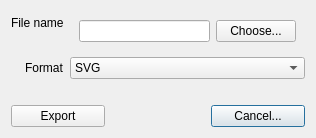
<?xml version="1.0" encoding="UTF-8"?>
<ui version="4.0">
 <class>ExportDialog</class>
 <widget class="QDialog" name="ExportDialog">
  <property name="geometry">
   <rect>
    <x>0</x>
    <y>0</y>
    <width>316</width>
    <height>138</height>
   </rect>
  </property>
  <property name="windowTitle">
   <string>Export</string>
  </property>
  <layout class="QGridLayout" name="gridLayout">
   <item row="1" column="2">
    <widget class="QPushButton" name="cancelButton">
     <property name="text">
      <string>Cancel...</string>
     </property>
    </widget>
   </item>
   <item row="1" column="0">
    <widget class="QPushButton" name="exportPushButton">
     <property name="text">
      <string>Export</string>
     </property>
    </widget>
   </item>
   <item row="0" column="0" colspan="3">
    <layout class="QFormLayout" name="formLayout_4">
     <property name="labelAlignment">
      <set>Qt::AlignRight|Qt::AlignTop|Qt::AlignTrailing</set>
     </property>
     <property name="formAlignment">
      <set>Qt::AlignLeading|Qt::AlignLeft|Qt::AlignTop</set>
     </property>
     <item row="0" column="0">
      <widget class="QLabel" name="fileNameLabel_2">
       <property name="text">
        <string>File name</string>
       </property>
      </widget>
     </item>
     <item row="0" column="1">
      <widget class="QWidget" name="fileNameWidget" native="true">
       <layout class="QHBoxLayout" name="horizontalLayout_4">
        <item>
         <widget class="QLineEdit" name="fileNameLineEdit">
          <property name="text">
           <string/>
          </property>
         </widget>
        </item>
        <item>
         <widget class="QPushButton" name="fileNamePushButton">
          <property name="text">
           <string>Choose...</string>
          </property>
         </widget>
        </item>
       </layout>
      </widget>
     </item>
     <item row="1" column="0">
      <widget class="QLabel" name="formatLabel">
       <property name="text">
        <string>Format</string>
       </property>
      </widget>
     </item>
     <item row="1" column="1">
      <widget class="QComboBox" name="formatComboBox">
       <item>
        <property name="text">
         <string>SVG</string>
        </property>
       </item>
       <item>
        <property name="text">
         <string>PDF</string>
        </property>
       </item>
       <item>
        <property name="text">
         <string>PNG</string>
        </property>
       </item>
      </widget>
     </item>
    </layout>
   </item>
  </layout>
 </widget>
 <resources/>
 <connections/>
</ui>
